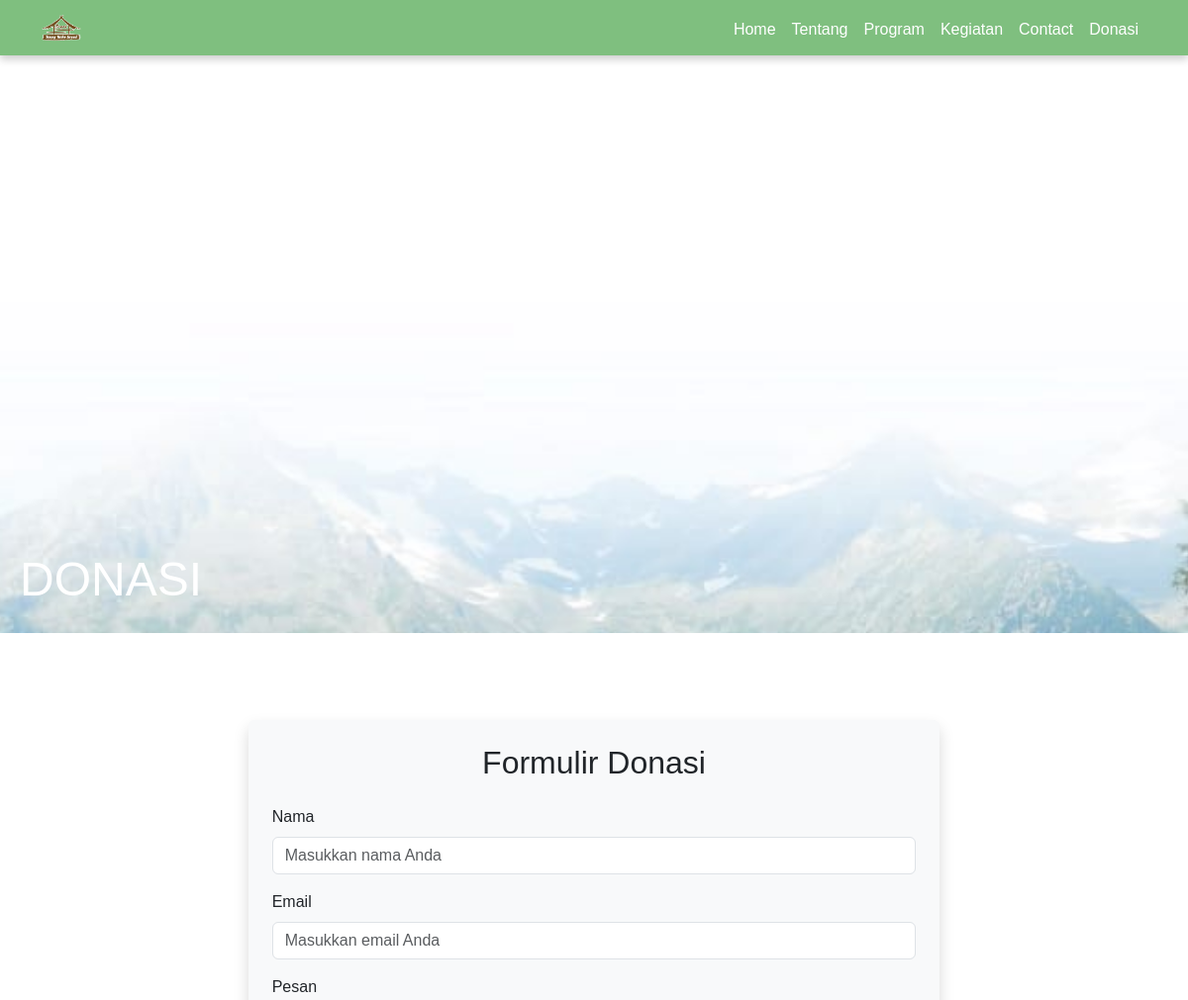
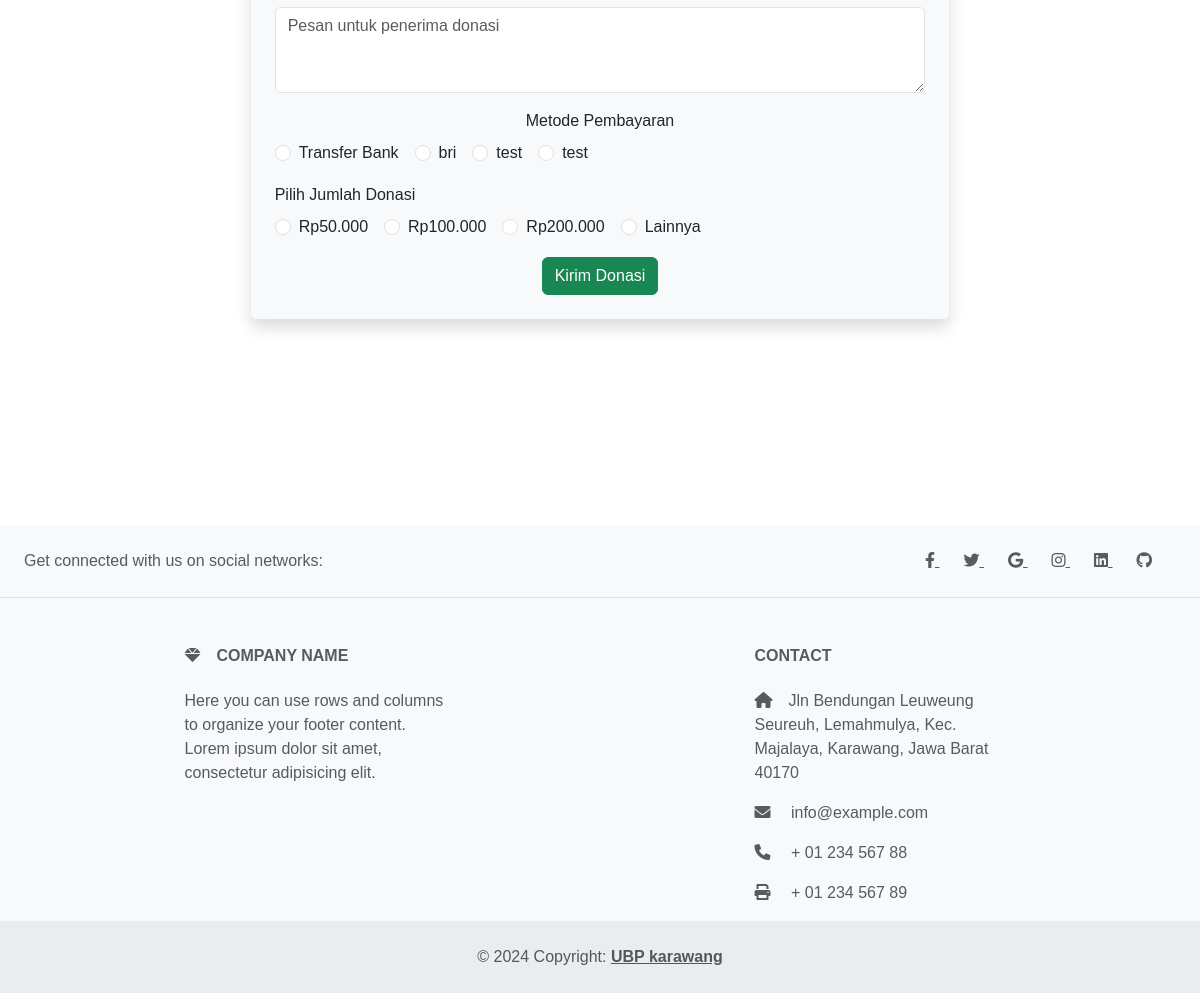
The app's page /donasi.php with its own data (2 pictures, top to bottom).
### tables this page shows
CREATE TABLE `model_pembayaran` (
  `id_model` int(11) NOT NULL,
  `metode` varchar(50) NOT NULL,
  `keterangan` varchar(255) DEFAULT NULL
);

### donasi.php (called while the page is built, shortened)
<?php
  require_once __DIR__ . "/models/modelpembayaran.php";
  $submit_model = '-1';
  $models = ModelPembayaran::get_all();
  require_once "views/layout.php";
  require_once "views/donasi.php";
?>

### models/model.php (called while the page is built, shortened)
<?php
    require_once __DIR__ . '/connection.php';
    class Model{
        protected static $table_name = "";
        public static function get_all(){
            global $conn;
            $datas = [];
            $query = $conn->query("SELECT * FROM " . static::$table_name);
            if ($query->num_rows > 0){
                foreach ($query->fetch_all() as $raw_data){
                    $datas[] = static::from_array($raw_data);
                }
            }
            return $datas;
        }
    }
?>

### models/modelpembayaran.php (called while the page is built, shortened)
<?php
    require_once __DIR__ . '/connection.php';
    require_once __DIR__ . '/model.php';
    class ModelPembayaran extends Model{
        protected $id;
        protected $nama;
        function __construct($id, $nama, $keterangan){
            $this->id = $id;
            $this->nama = $nama;
        }
        public static function from_array($array){
            return new ModelPembayaran(
                $array[0],
                $array[1],
                $array[2],
            );
        }
        function get_id(){
            return $this->id;
        }
        function get_nama(){
            return $this->nama;
        }
    }
?>

### views/donasi.php (the view, shortened to what this page needs)
<section id="content">
    <header class="parallax-header-tn">
        <h1>DONASI</h1>
    </header>
    <section class="content-section-tn container my-5">
    <div class="row justify-content-center">
        <div class="col-md-8">
        <div class="p-4 rounded shadow" style="background-color: #f8f9fa;">
            <h2 class="text-center mb-4">Formulir Donasi</h2>
            <?php if ($submit_model == '-1') { ?>
                <form action="" method="POST">
                    <div class="mb-3 text-start">
                        <label for="nama" class="form-label">Nama</label>
                        <input type="text" class="form-control" id="nama" name="nama" placeholder="Masukkan nama Anda" required>
                    </div>
                    <div class="mb-3 text-start">
                        <label for="email" class="form-label">Email</label>
                        <input type="email" class="form-control" id="email" name="email" placeholder="Masukkan email Anda" required>
                    </div>
                    <div class="mb-3 text-start">
                        <label for="pesan" class="form-label">Pesan</label>
                        <textarea class="form-control" id="pesan" name="pesan" rows="3" placeholder="Pesan untuk penerima donasi"></textarea>
                    </div>
                    <div class="mb-3">
                        <label class="form-label d-block">Metode Pembayaran</label>
                        <div class="d-flex flex-wrap gap-3">
                            <?php foreach($models as $model) { ?>
                                <div class="form-check d-inline-block">
                                    <input class="form-check-input" type="radio" name="metode_pembayaran" id="<?= $model->get_id() ?>" value="<?= $model->get_id() ?>" required>
                                    <label class="form-check-label" for="<?= $model->get_id() ?>"><?= $model->get_nama() ?></label>
                                </div>
                            <?php } ?>
                        </div>
                    </div>
                    <div class="mb-3 text-start">
                        <label class="form-label d-block">Pilih Jumlah Donasi</label>
                        <div class="d-flex flex-wrap gap-3">
                        <div class="form-check d-inline-block">
                            <input class="form-check-input" type="radio" name="jumlah_donasi" id="donasi50" value="50000" required>
                            <label class="form-check-label" for="donasi50">Rp50.000</label>
                        </div>
                        <div class="form-check d-inline-block">
                            <input class="form-check-input" type="radio" name="jumlah_donasi" id="donasi100" value="100000">
                            <label class="form-check-label" for="donasi100">Rp100.000</label>
                        </div>
                        <div class="form-check d-inline-block">
                            <input class="form-check-input" type="radio" name="jumlah_donasi" id="donasi200" value="200000">
                            <label class="form-check-label" for="donasi200">Rp200.000</label>
                        </div>
                        <div class="form-check d-inline-block">
                            <input class="form-check-input" type="radio" name="jumlah_donasi" id="donasiLainnya" value="lainnya">
                            <label class="form-check-label" for="donasiLainnya">Lainnya</label>
                        </div>
                        </div>
                    </div>
                    <div class="text-center">
                        <button type="submit" name="submit-donasi" class="btn btn-success">Kirim Donasi</button>
                    </div>
                </form>
            <?php } ?>
        </div>
        </div>
    </div>
    </section>
</section>

### views/css/styles.css (style rules this page uses)
* { margin: 0; padding: 0; box-sizing: border-box; }
body, html { height: 100%; font-family: Arial, sans-serif; }
.parallax-header-tn { height: 80vh; background-image: url('./../img/bg3.jpg'); background-size: cover; background-position: center; background-attachment: fixed; display: flex; align-items: flex-end; justify-content: flex-start; color: white; padding: 20px; }
.parallax-header-tn h1 { font-size: 3rem; margin-bottom: 5px; text-align: left; }
.content-section-tn { min-height: 100vh; padding: 40px; background-color: #fff; text-align: center; }

### records on screen
model_pembayaran: metode "Transfer Bank"
model_pembayaran: metode "bri"
model_pembayaran: metode "test"
model_pembayaran: metode "test"
